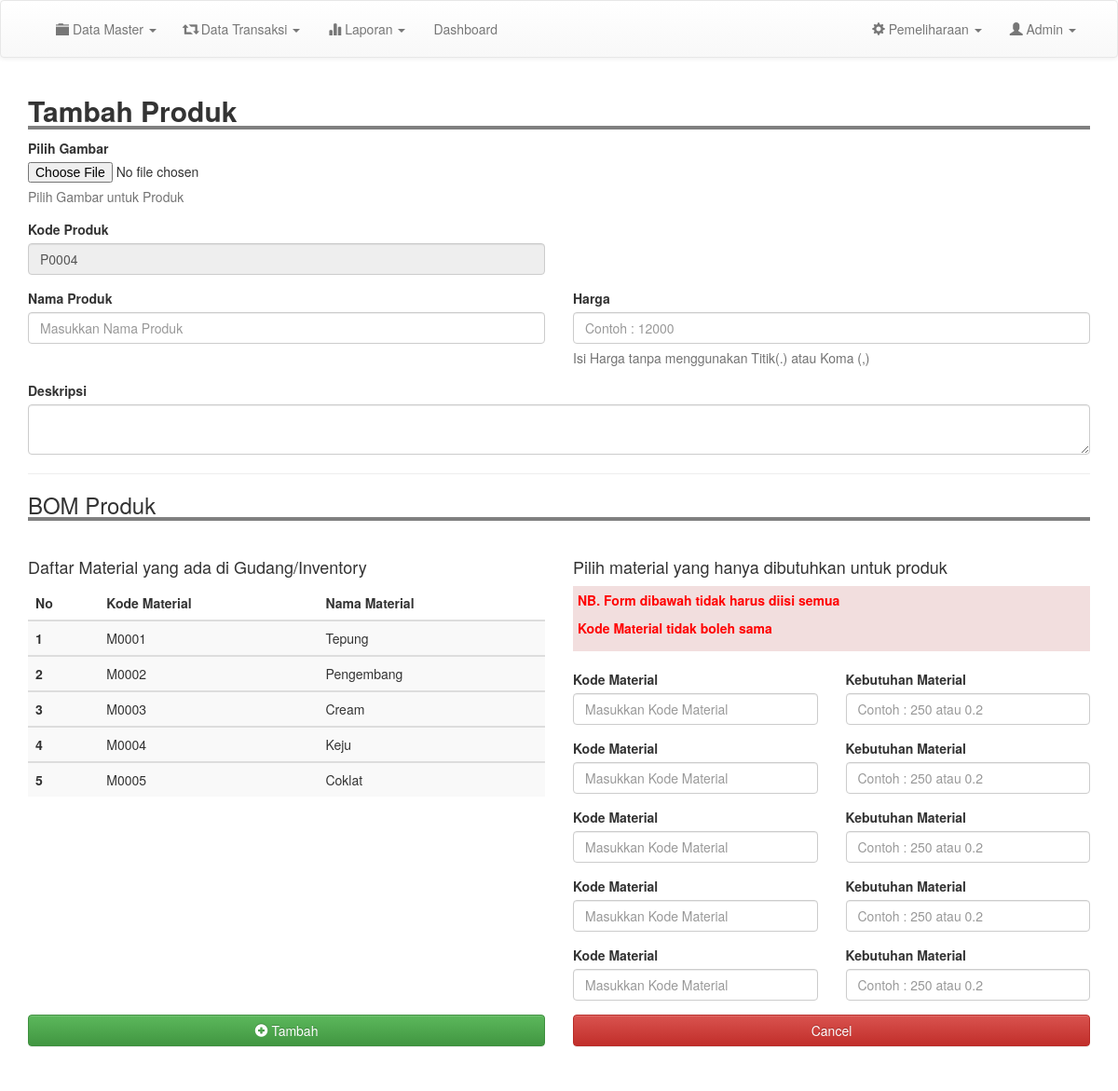
The app's page /admin/tm_produk.php (signed in), older data.
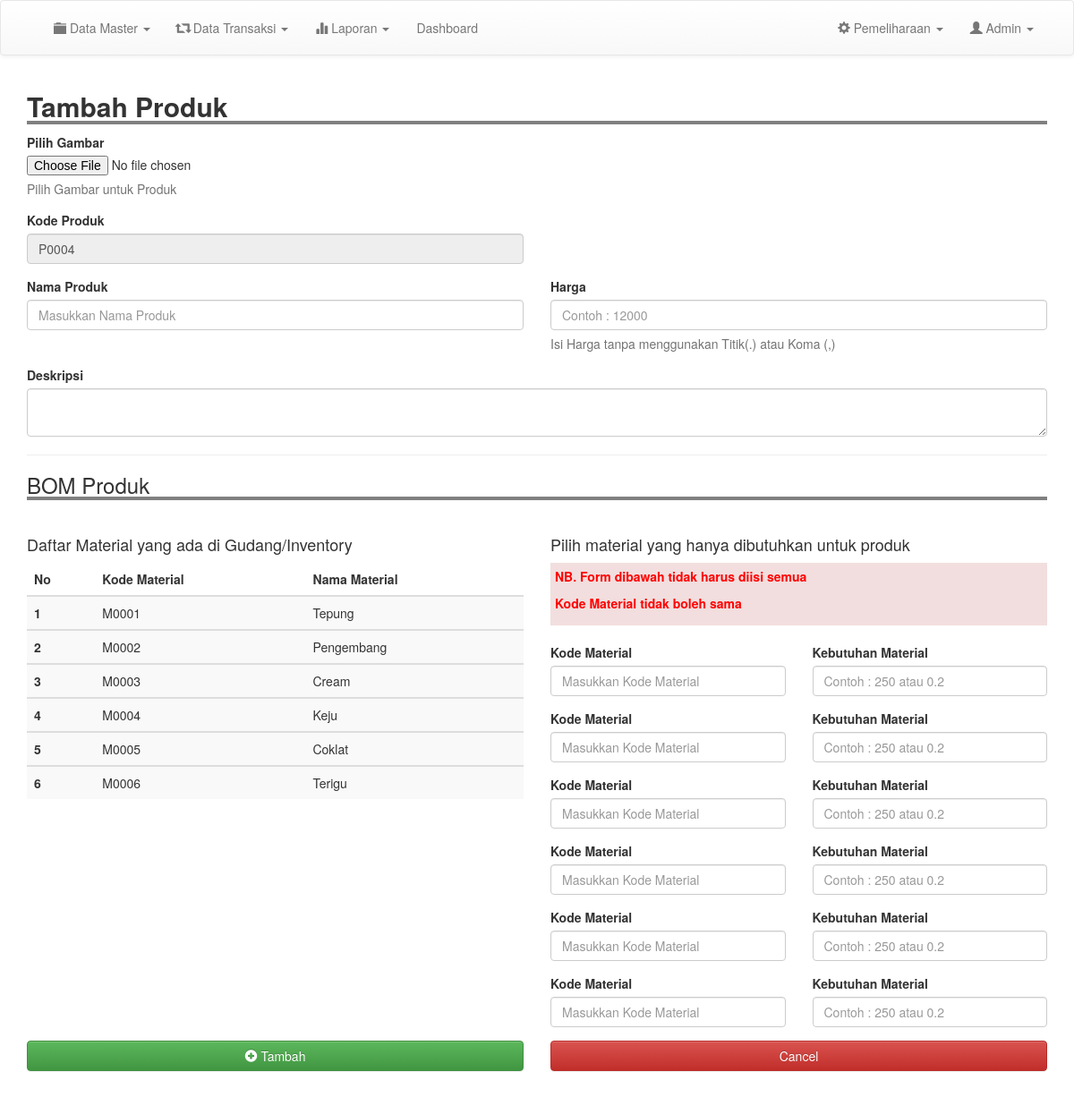
The same page, newer data.
### tables this page shows
CREATE TABLE `inventory` (
  `kode_bk` varchar(100) NOT NULL,
  `nama` varchar(200) NOT NULL,
  `qty` varchar(200) NOT NULL,
  `satuan` varchar(200) NOT NULL,
  `harga` int NOT NULL,
  `tanggal` date NOT NULL
);

### admin/tm_produk.php (the view, shortened to what this page needs)
<?php
include 'header.php';
$kode = mysqli_query($conn, "SELECT kode_produk from produk order by kode_produk desc");
$data = mysqli_fetch_assoc($kode);
$num = substr($data['kode_produk'], 1, 4);
$add = (int) $num + 1;
if(strlen($add) == 1){
	$format = "P000".$add;
}else if(strlen($add) == 2){
	$format = "P00".$add;
}
else if(strlen($add) == 3){
	$format = "P0".$add;
}else{
	$format = "P".$add;
}
?>
<div class="container">
	<h2 style=" width: 100%; border-bottom: 4px solid gray"><b>Tambah Produk</b></h2>
	<form action="proses/tm_produk.php" method="POST" enctype="multipart/form-data">
		<div class="form-group">
			<label for="exampleInputFile">Pilih Gambar </label>
			<input type="file" id="exampleInputFile" name="files">
			<p class="help-block">Pilih Gambar untuk Produk</p>
		</div>
		<div class="row">
			<div class="col-md-6">
				<div class="form-group">
					<label for="exampleInputEmail1">Kode Produk</label>
					<input type="text" class="form-control" id="exampleInputEmail1" placeholder="Masukkan Nama Produk" disabled value="<?= $format; ?>">
				</div>
			</div>
		</div>
		<div class="row">
			<div class="col-md-6">
				<div class="form-group">
					<label for="exampleInputEmail1">Nama Produk</label>
					<input type="text" class="form-control" id="exampleInputEmail1" placeholder="Masukkan Nama Produk" name="nama">
				</div>
			</div>
			<div class="col-md-6">
				<div class="form-group">
					<label for="exampleInputEmail1">Harga</label>
					<input type="number" class="form-control" id="exampleInputEmail1" placeholder="Contoh : 12000" name="harga">
					<p class="help-block">Isi Harga tanpa menggunakan Titik(.) atau Koma (,)</p>
				</div>
			</div>
		</div>
		<div class="form-group">
			<label for="exampleInputPassword1">Deskripsi</label>
			<textarea name="desk" class="form-control" va>
			</textarea>
		</div>
		<hr>
		<h3 style=" width: 100%; border-bottom: 4px solid gray">BOM Produk</h3>
		<br>
		<div class="row">
			<div class="col-md-6">
				<h4>Daftar Material yang ada di Gudang/Inventory</h4>
				<table class="table table-striped ">
					<thead>
						<tr>
							<th scope="col">No</th>
							<th scope="col">Kode Material</th>
							<th scope="col">Nama Material</th>
						</tr>
					</thead>
					<?php
					$result2 = mysqli_query($conn, "SELECT * FROM inventory order by kode_bk asc");
					$no2 =1;
					while ($row2 = mysqli_fetch_assoc($result2)) {
						?>
						<tbody>
							<tr>
								<th scope="row"><?= $no2;  ?></th>
								<td><?= $row2['kode_bk']; ?></td>
								<td><?= $row2['nama']; ?></td>
							</tr>
						</tbody>
						<?php
						$no2++;
					}
					?>
				</table>
			</div>
			<div class="col-md-6">
				<h4>Pilih material yang hanya dibutuhkan untuk produk</h4>
				<div class="bg-danger" style="padding: 5px;">
				<p style="color: red; font-weight: bold;">NB. Form dibawah tidak harus diisi semua</p>
				<p style="color: red; font-weight: bold;">Kode Material tidak boleh sama</p>
				</div>
				<br>
				<?php
				$result3 = mysqli_query($conn, "SELECT * FROM inventory");
				$jml = mysqli_num_rows($result3);
				$no3 = 1	;
				while ($no3 <= $jml) {
					?>
					<div class="row">
						<div class="col-md-6">
							<div class="form-group">
								<label for="exampleInputPassword1">Kode Material</label>
								<input type="text" name="material[]" class="form-control" placeholder="Masukkan Kode Material">
							</div>
						</div>
						<div class="col-md-6">
							<div class="form-group">
								<label >Kebutuhan Material</label>
								<input type="text" class="form-control"placeholder="Contoh : 250 atau 0.2" name="keb[]">
							</div>
						</div>
					</div>
					<?php
					$no3++;
				}
				?>
			</div>
		</div>
				<div class="row">
			<div class="col-md-6">
				<button type="submit"  class="btn btn-success btn-block" ><i class="glyphicon glyphicon-plus-sign"></i> Tambah</button>
			</div>
			<div class="col-md-6">
				<a href="m_produk.php" class="btn btn-danger btn-block">Cancel</a>
			</div>
		</div>
		<br>
	</div>
<br>
<br>
<br>
<br>
<br>
<br>
<br>
<br>
<br>
<br>
<br>
<br>
<?php
include 'footer.php';
?>

Row changes from the older to the newer data that the page shows:
added inventory: kode_bk "M0006", nama "Terigu"
Text that changed along with them:
new list line: "Kode Material  Kebutuhan Material "
